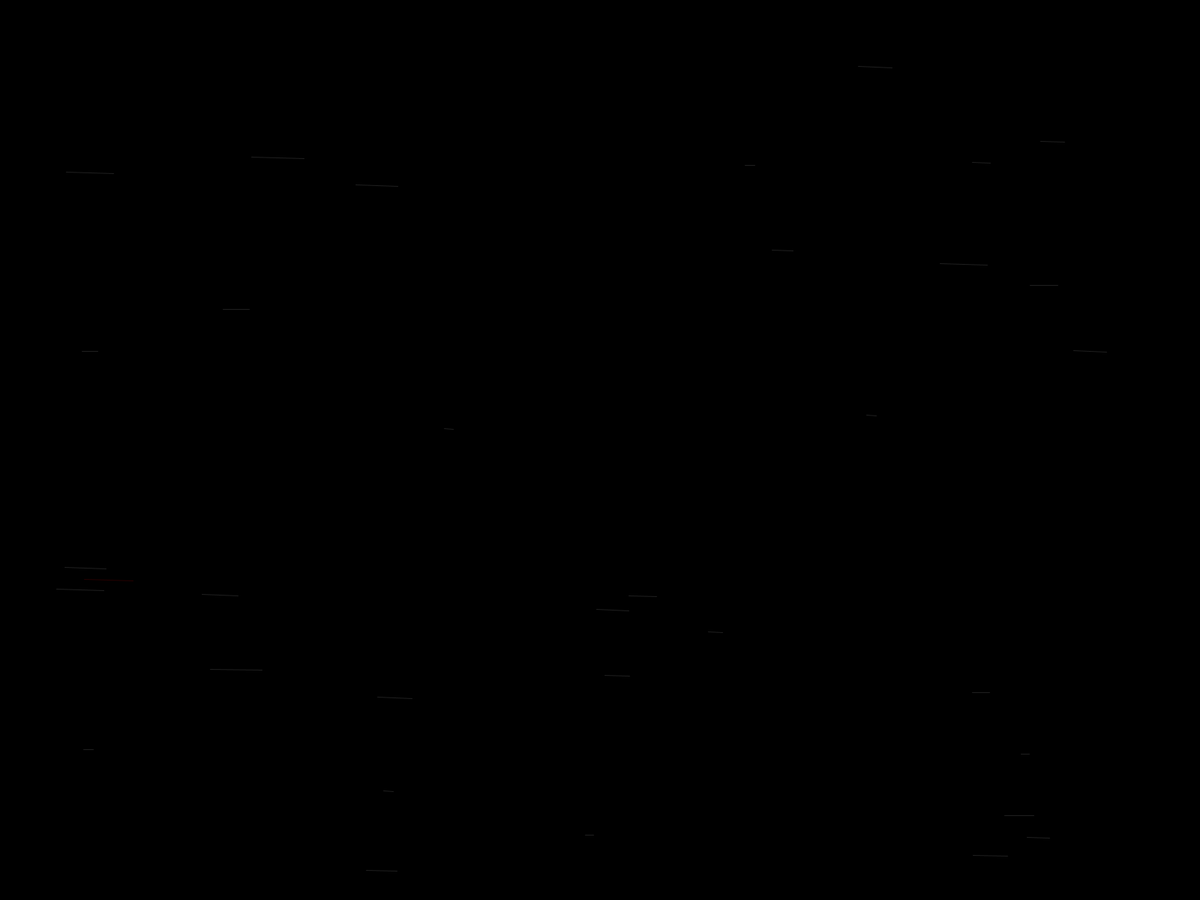
Frame 1 (no input)
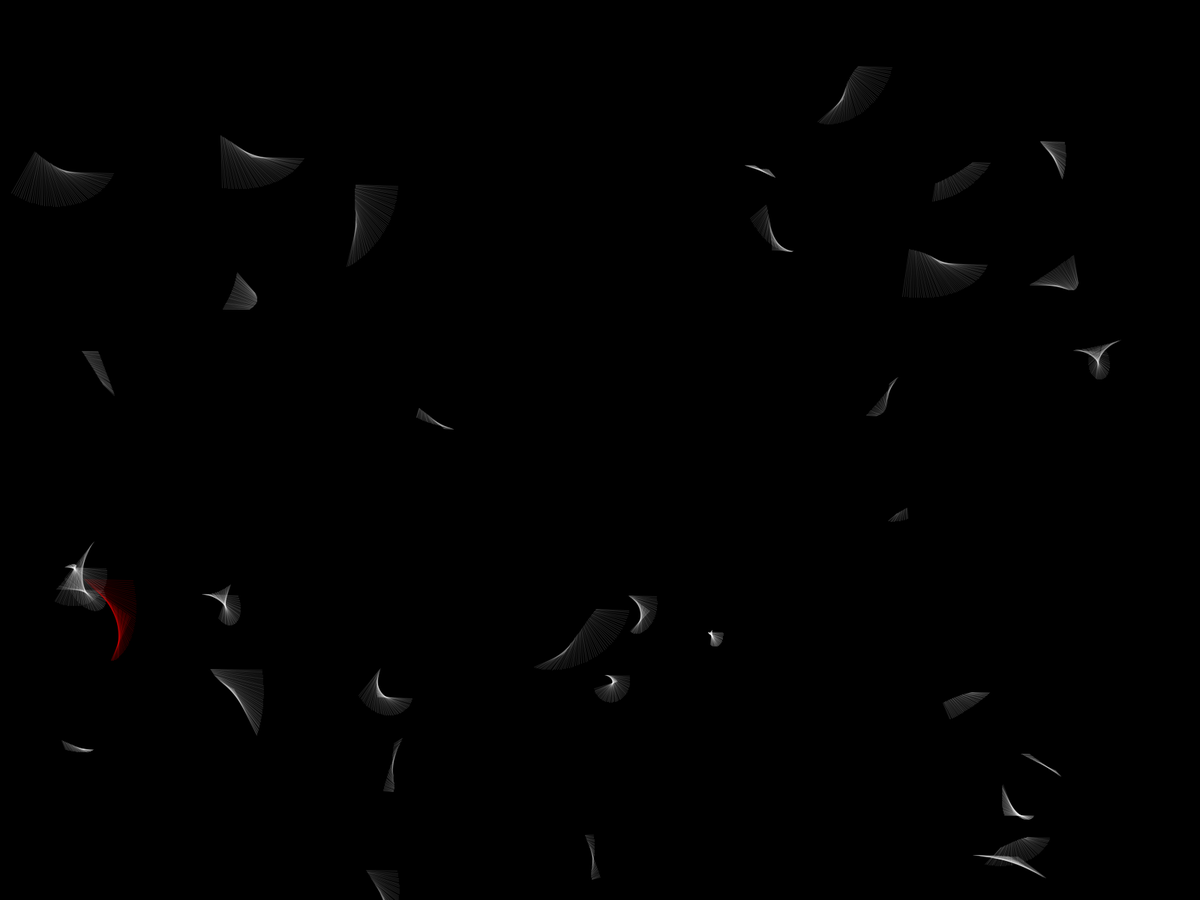
Frame 60 (the mouse pressed at the canvas centre just before this capture)
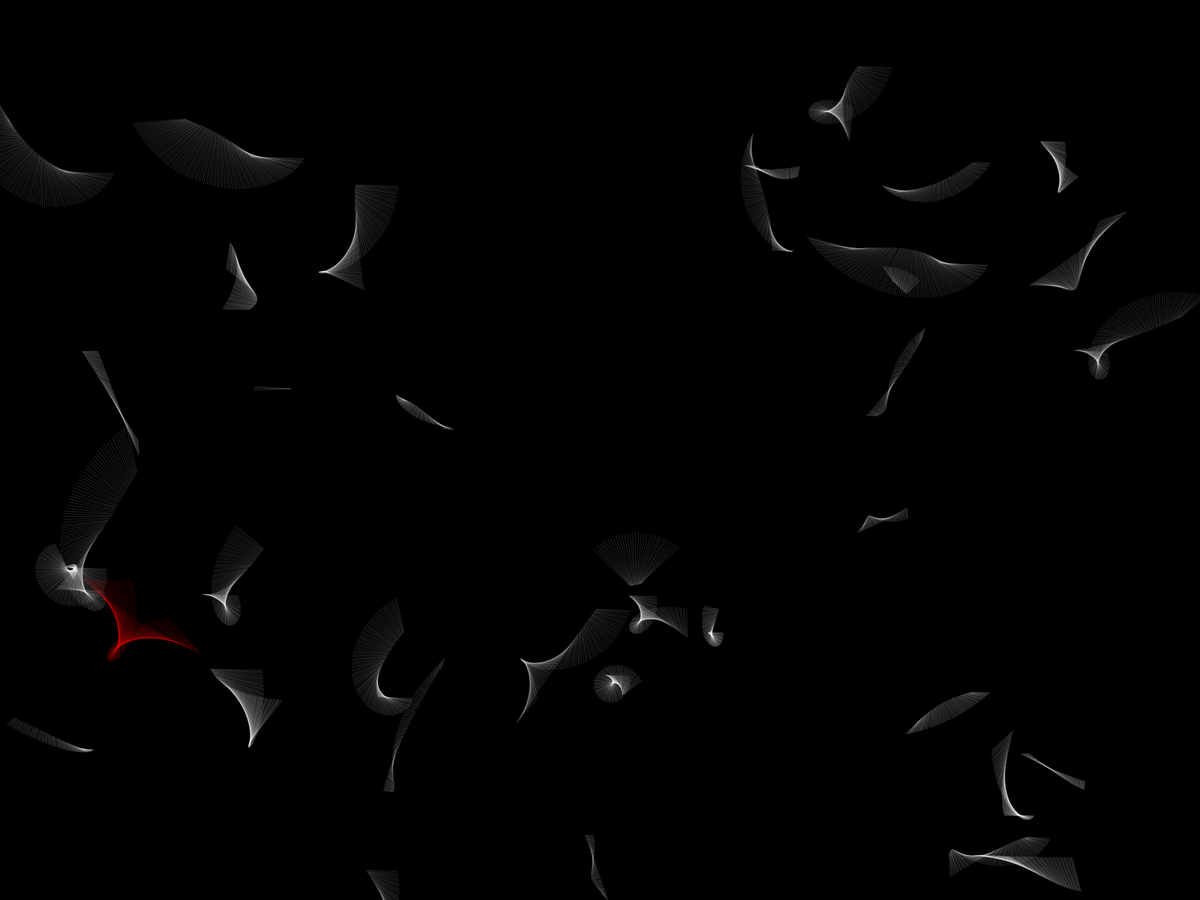
Frame 120 (the mouse held since frame 60 and released just before this capture)

The Processing sketch that drew these frames (run headless with seeded random() and noise(); from frame 60 on, the mouse is pressed at the canvas centre):

// Processing sketch: lines_01
// ── lines_01.pde
//import processing.pdf.*;
ArrayList<Particle> particles = new ArrayList<Particle>();

boolean pause = false;


void setup() {
   fullScreen();
  //size(1240, 874);  // imprimeA4
  //size(600, 600);
  for (int i = 0; i < 40; i++) {
    particles.add(new Particle());
    background(0);
    smooth();
  }
  
  //beginRecord(PDF, "everything.pdf");
  
}

void draw() {
  //background(255);

  if (!pause) {
    for (Particle p : particles) {
      p.run();
      if (p.isDead()) {
        p.init();
      }
    }
  }


}

void keyPressed() {
  if (key == 'p' || key == 'P') {
    pause = !pause;
  }

  if (key == 's' || key == 'S') {
    //save("myImg.png");
    save("myImg.tiff");
    //endRecord();
    //exit();
  }
}

// ── Particle.pde
// The Nature of Code
// Daniel Shiffman
// http://natureofcode.com

// Simple Particle System

// A simple Particle class

class Particle {
  PVector position;
  PVector velocity;
  PVector acceleration;
  float lifespan;
  float L;
  float angle;
  color c;
  float da;

  Particle() {
    init();
  }

  void init() {
    acceleration = new PVector(random(-0.01, 0.01), random(-0.01, 0.01));
    velocity = new PVector(random(-1, 1), random(-1, 1));
    position = new PVector(random(width), random(height));
    lifespan = 255.0;
    L = random(10, 70);
    float r = random(1);
    
    if (r < 0.8) {
      c = color(255, 80);
    } else if (r < 0.95) {
      c = color(0);
    } else {
        //colorMode(HSB);
      c = color(255,0,0,100);
      //colorMode(RGB);
    }
    
    //c = color(0, 80);
    //c = color(random(100, 255), random(100, 255), random(100, 255));
    da = random(0.01, 0.05);
  }


  void run() {
    update();
    display();
  }

  // Method to update position
  void update() {
    angle += da;
    velocity.add(acceleration);
    position.add(velocity);
    //lifespan -= 2.0;
  }

  // Method to display
  void display() {
    PVector p = new PVector(0, 0);
    p.x = L*cos(angle)+position.x;
    p.y = L*sin(angle)+position.y;
    stroke(c, 100);
    //ellipse(position.x, position.y, 12, 12);
    line(position.x, position.y, p.x, p.y);
  }

  // Is the particle still useful?
  boolean isDead() {
    if (position.y < 0.0 || position.y > height || position.x > width || position.x < 0) {
      return true;
    } else {
      return false;
    }
  }
}
